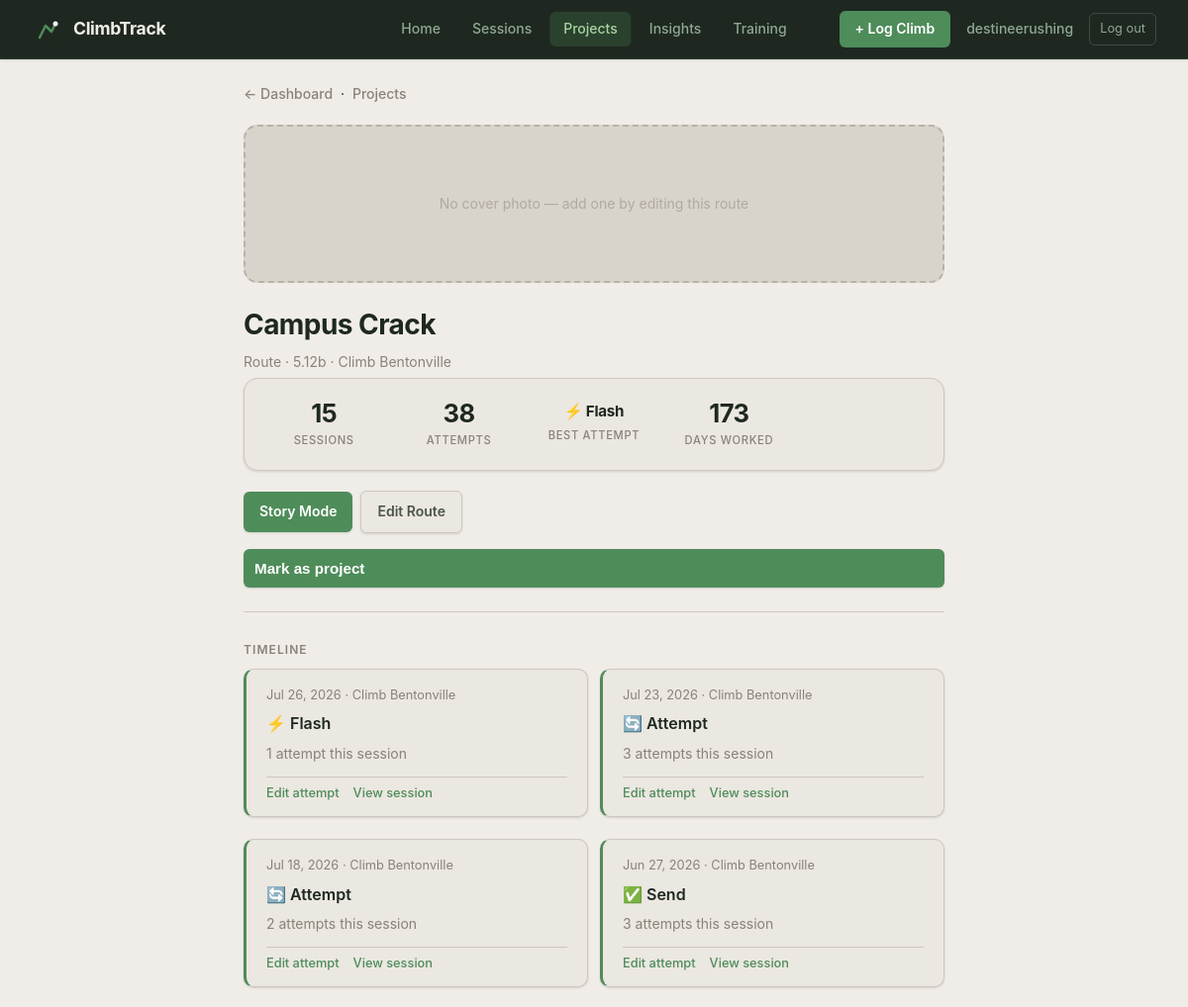
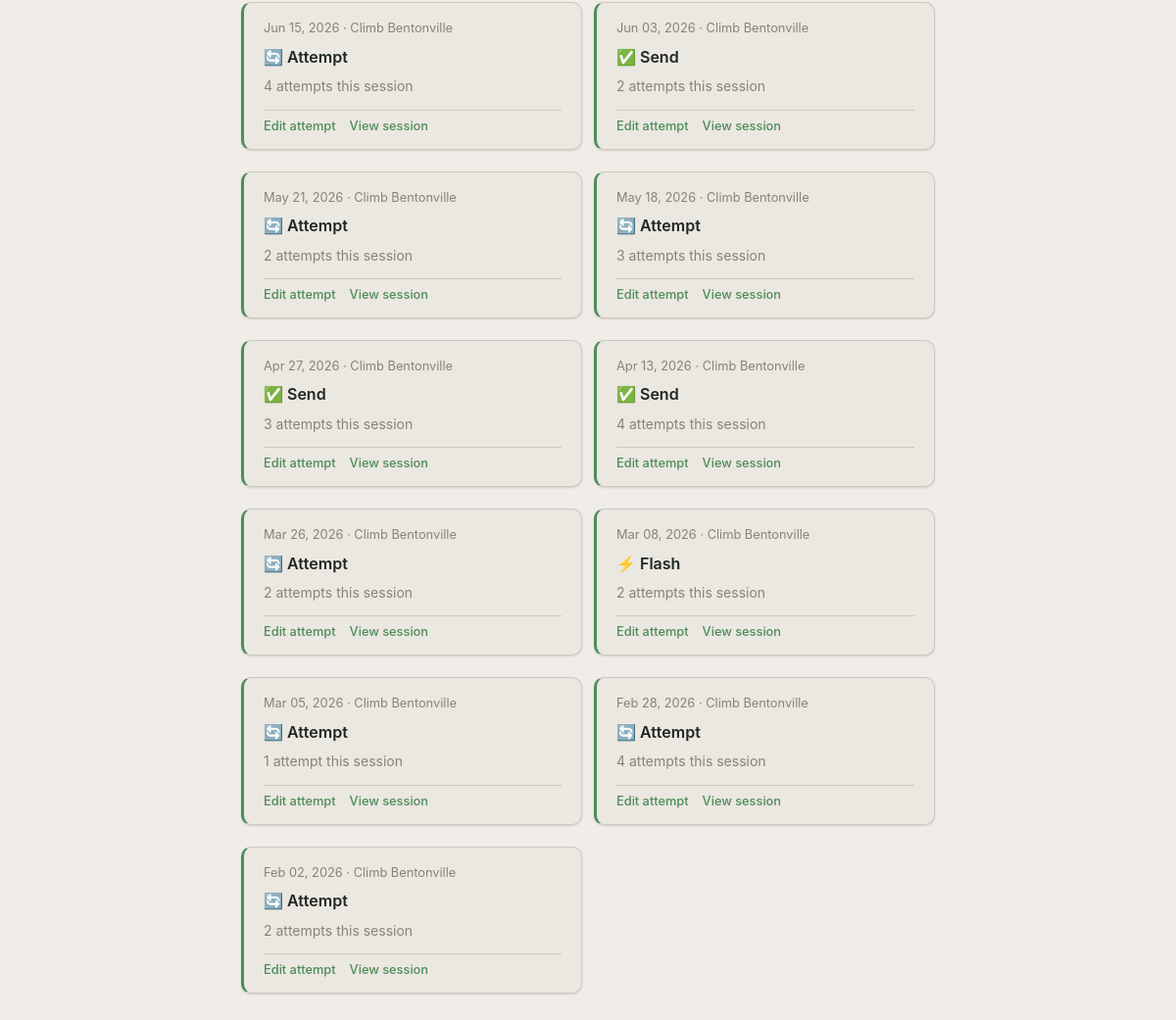
Screenshot of /route/13 (signed in) with the database file from the repository (2 pictures, top to bottom).
### app.py (models this page shows, shortened)
class User(UserMixin, db.Model):
    id = db.Column(db.Integer, primary_key=True)
    email = db.Column(db.String(150), unique=True, nullable=False)
    display_name = db.Column(db.String(100), nullable=False)
    password_hash = db.Column(db.String(256), nullable=False)
    profile_photo = db.Column(db.String(200))
    created_at = db.Column(db.DateTime, default=datetime.utcnow)
    sessions = db.relationship('Session', backref='user', lazy=True)

class Route(db.Model):
    id = db.Column(db.Integer, primary_key=True)
    name = db.Column(db.String(100), nullable=False)
    gym_id = db.Column(db.Integer, db.ForeignKey('gym.id'), nullable=True)
    location = db.Column(db.String(100))
    discipline = db.Column(db.String(20), default='boulder')
    grade = db.Column(db.String(20))
    is_project = db.Column(db.Boolean, default=False)
    image_filename = db.Column(db.String(200))
    created_at = db.Column(db.DateTime, default=datetime.utcnow)
    climbs = db.relationship('Climb', backref='route', lazy=True)

class Gym(db.Model):
    id = db.Column(db.Integer, primary_key=True)
    name = db.Column(db.String(100), nullable=False, unique=True)
    address = db.Column(db.String(200))
    is_outdoor = db.Column(db.Boolean, default=False)
    image_filename = db.Column(db.String(200))
    created_at = db.Column(db.DateTime, default=datetime.utcnow)
    sessions = db.relationship('Session', backref='gym', lazy=True)
    routes = db.relationship('Route', backref='gym', lazy=True)

class Climb(db.Model):
    id = db.Column(db.Integer, primary_key=True)
    session_id = db.Column(db.Integer, db.ForeignKey('session.id'), nullable=True)
    route_id = db.Column(db.Integer, db.ForeignKey('route.id'), nullable=True)
    climb_name = db.Column(db.String(100))
    discipline = db.Column(db.String(20), default='boulder')  # 'boulder' or 'route'
    grade = db.Column(db.String(20))
    attempts = db.Column(db.Integer)
    result = db.Column(db.String(20), default='attempt')
    notes = db.Column(db.String(500))
    style_tags = db.Column(db.String(300))  # comma-separated e.g. "crimp,overhang"
    photo_filename = db.Column(db.String(200))
    video_url = db.Column(db.String(500))

class Session(db.Model):
    id = db.Column(db.Integer, primary_key=True)
    date = db.Column(db.DateTime, default=datetime.utcnow)
    gym_id = db.Column(db.Integer, db.ForeignKey('gym.id'), nullable=True)
    user_id = db.Column(db.Integer, db.ForeignKey('user.id'), nullable=True)
    location = db.Column(db.String(100))
    session_type = db.Column(db.String(20), default='indoor')
    notes = db.Column(db.String(300))
    climbs = db.relationship('Climb', backref='session', lazy=True)

### app.py (the view)
@app.route("/route/<int:route_id>")
@login_required
def view_route(route_id):
    route = Route.query.get_or_404(route_id)
    climbs = sorted(
        [c for c in route.climbs if c.session],
        key=lambda c: c.session.date,
        reverse=True
    )
    total_attempts = sum(c.attempts for c in climbs)
    session_ids = {c.session_id for c in climbs}
    best_result = None
    for priority in ['onsight', 'flash', 'send', 'attempt']:
        if any(c.result == priority for c in climbs):
            best_result = priority
            break
    days_worked = None
    if len(climbs) >= 2:
        dates = [c.session.date for c in climbs]
        days_worked = abs((max(dates) - min(dates)).days)
    return render_template(
        "route_detail.html",
        route=route,
        climbs=climbs,
        total_attempts=total_attempts,
        session_count=len(session_ids),
        best_result=best_result,
        days_worked=days_worked,
        result_labels=RESULT_LABELS,
    )

### app.py (called while the page is built)
@login_manager.user_loader
def load_user(user_id):
    return User.query.get(int(user_id))

### templates/route_detail.html (shortened to what this page needs)
<!DOCTYPE html>
<html>
<head>
    <link rel="stylesheet" href="{{ url_for('static', filename='style.css') }}">
</head>
<body>
    <header class="desktop-nav">
        <a href="/" class="desktop-nav-logo">
            <span class="desktop-nav-wordmark">ClimbTrack</span>
        </a>
        <nav class="desktop-nav-links">
            <a href="/" class="desktop-nav-link">Home</a>
            <a href="/gyms" class="desktop-nav-link">Sessions</a>
            <a href="/projects" class="desktop-nav-link active">Projects</a>
            <a href="/insights" class="desktop-nav-link">Insights</a>
            <a href="/training" class="desktop-nav-link">Training</a>
        </nav>
        <div class="desktop-nav-user">
            <a href="/session/new" class="desktop-nav-cta">+ Log Climb</a>
            <a href="/profile" class="desktop-nav-name" style="text-decoration:none;">{{ current_user.display_name }}</a>
            <a href="/logout" class="desktop-nav-logout">Log out</a>
        </div>
    </header>
    <nav class="top-nav"><a href="/">← Dashboard</a> &nbsp;·&nbsp; <a href="/projects">Projects</a></nav>
    {% if route.image_filename %}
    <img src="{{ url_for('static', filename='uploads/' + route.image_filename) }}"
         alt="{{ route.name }}" class="cover-image">
    {% else %}
    <div class="cover-placeholder">No cover photo — add one by editing this route</div>
    {% endif %}
    <h1>{% if route.is_project %}⭐ {% endif %}{{ route.name }}</h1>
    <p class="muted">
        {% if route.discipline == 'route' %}Route{% else %}Boulder{% endif %} · {{ route.grade }}
        · {{ route.gym.name if route.gym else route.location }}
    </p>
    {% if climbs %}
    <div class="stats-card">
        <div class="stats-grid">
            <div class="stat">
                <div class="stat-value">{{ session_count }}</div>
                <div class="stat-label">Sessions</div>
            </div>
            <div class="stat">
                <div class="stat-value">{{ total_attempts }}</div>
                <div class="stat-label">Attempts</div>
            </div>
            <div class="stat">
                <div class="stat-value stat-value-sm">
                    {% if best_result and best_result != 'attempt' %}
                        {{ result_labels[best_result] }}
                    {% else %}—{% endif %}
                </div>
                <div class="stat-label">Best Attempt</div>
            </div>
            {% if days_worked is not none %}
            <div class="stat">
                <div class="stat-value">{{ days_worked }}</div>
                <div class="stat-label">Day{% if days_worked != 1 %}s{% endif %} Worked</div>
            </div>
            {% endif %}
        </div>
    </div>
    {% endif %}
    <div class="btn-row">
        <a href="/route/{{ route.id }}/story" class="btn">Story Mode</a>
        <a href="/route/{{ route.id }}/edit" class="btn btn-secondary">Edit Route</a>
        <form method="POST" action="/route/{{ route.id }}/toggle_project" style="display:contents">
            <button type="submit" class="btn btn-secondary">
                {% if route.is_project %}Remove from projects{% else %}Mark as project{% endif %}
            </button>
        </form>
    </div>
    <hr>
    <p class="section-heading">Timeline</p>
    {% if climbs %}
        <div class="card-grid">
        {% for climb in climbs %}
        <div class="card timeline-entry">
            <p class="muted timeline-date">
                {{ climb.session.date.strftime('%b %d, %Y') }} · {{ climb.session.gym.name if climb.session.gym else climb.session.location }}
            </p>
            <p class="timeline-result">{{ result_labels[climb.result] }}</p>
            <p class="muted">{{ climb.attempts }} attempt{% if climb.attempts != 1 %}s{% endif %} this session</p>
            <div class="card-actions">
                <a href="/climb/{{ climb.id }}/edit" class="link-btn">Edit attempt</a>
                <a href="/session/{{ climb.session_id }}" class="link-btn">View session</a>
            </div>
        </div>
        {% endfor %}
        </div>
    {% else %}
        <div class="empty-state">
            <div class="empty-state-icon">📋</div>
            <p>No attempts logged yet.</p>
        </div>
    {% endif %}
</body>
</html>

### rows the page displays
User: display_name "destineerushing"
Route: name "Campus Crack", grade "5.12b"
Gym: gym "Climb Bentonville"
Climb: session "Jul 26, 2026", session.gym "Climb Bentonville", result "⚡ Flash", attempts "1"
Climb: session "Jul 23, 2026", session.gym "Climb Bentonville", result "🔄 Attempt", attempts "3"
Climb: session "Jul 18, 2026", session.gym "Climb Bentonville", result "🔄 Attempt", attempts "2"
Climb: session "Jun 27, 2026", session.gym "Climb Bentonville", result "✅ Send", attempts "3"
Climb: session "Jun 15, 2026", session.gym "Climb Bentonville", result "🔄 Attempt", attempts "4"
Climb: session "Jun 03, 2026", session.gym "Climb Bentonville", result "✅ Send", attempts "2"
Climb: session "May 21, 2026", session.gym "Climb Bentonville", result "🔄 Attempt", attempts "2"
Climb: session "May 18, 2026", session.gym "Climb Bentonville", result "🔄 Attempt", attempts "3"
Climb: session "Apr 27, 2026", session.gym "Climb Bentonville", result "✅ Send", attempts "3"
Climb: session "Apr 13, 2026", session.gym "Climb Bentonville", result "✅ Send", attempts "4"
Climb: session "Mar 26, 2026", session.gym "Climb Bentonville", result "🔄 Attempt", attempts "2"
Climb: session "Mar 08, 2026", session.gym "Climb Bentonville", result "⚡ Flash", attempts "2"
Climb: session "Mar 05, 2026", session.gym "Climb Bentonville", result "🔄 Attempt", attempts "1"
Climb: session "Feb 28, 2026", session.gym "Climb Bentonville", result "🔄 Attempt", attempts "4"
Climb: session "Feb 02, 2026", session.gym "Climb Bentonville", result "🔄 Attempt", attempts "2"

### other values shown
{{ session_count }} "15"
{{ total_attempts }} "38"
{{ result_labels[best_result] }} "⚡ Flash"
{{ days_worked }} "173"
